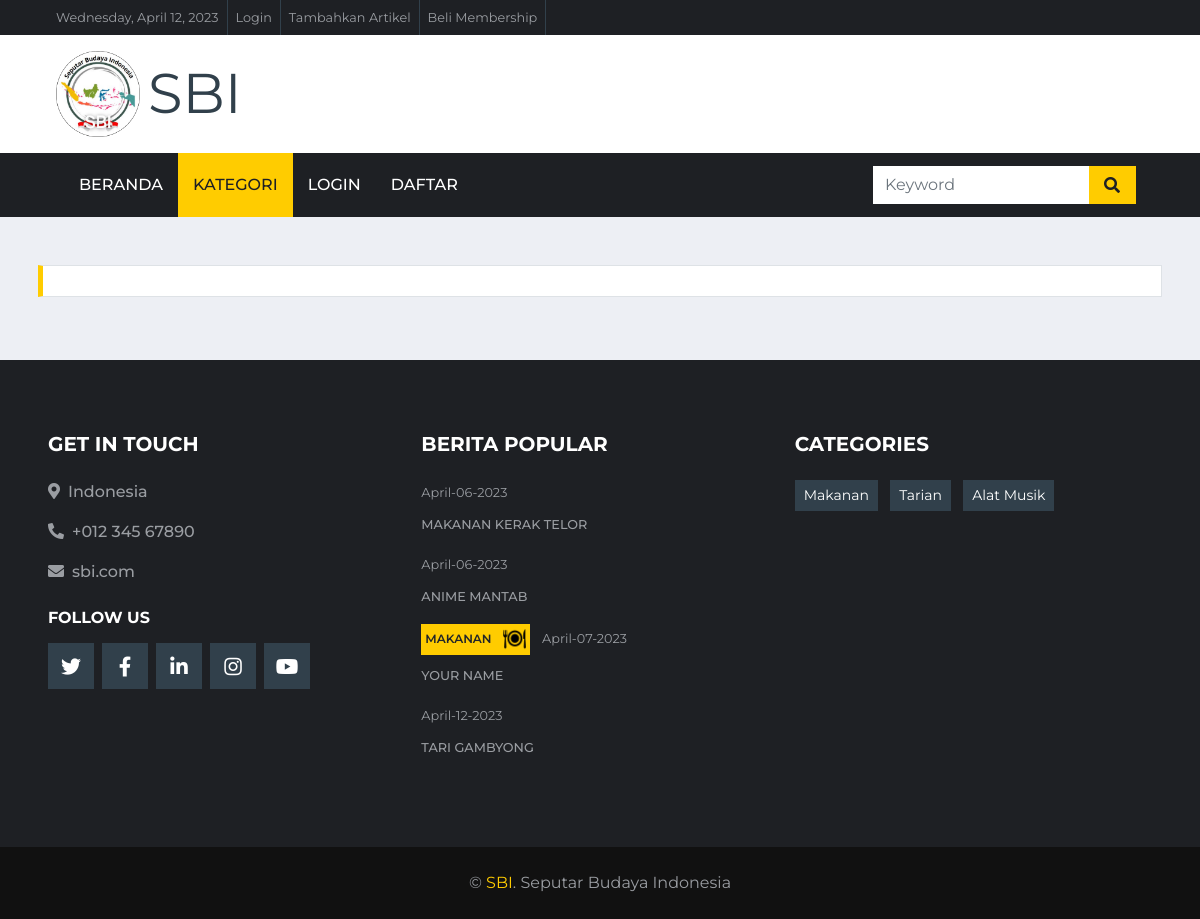
Before: /index.php/kategori/alat_musik with the older database file.
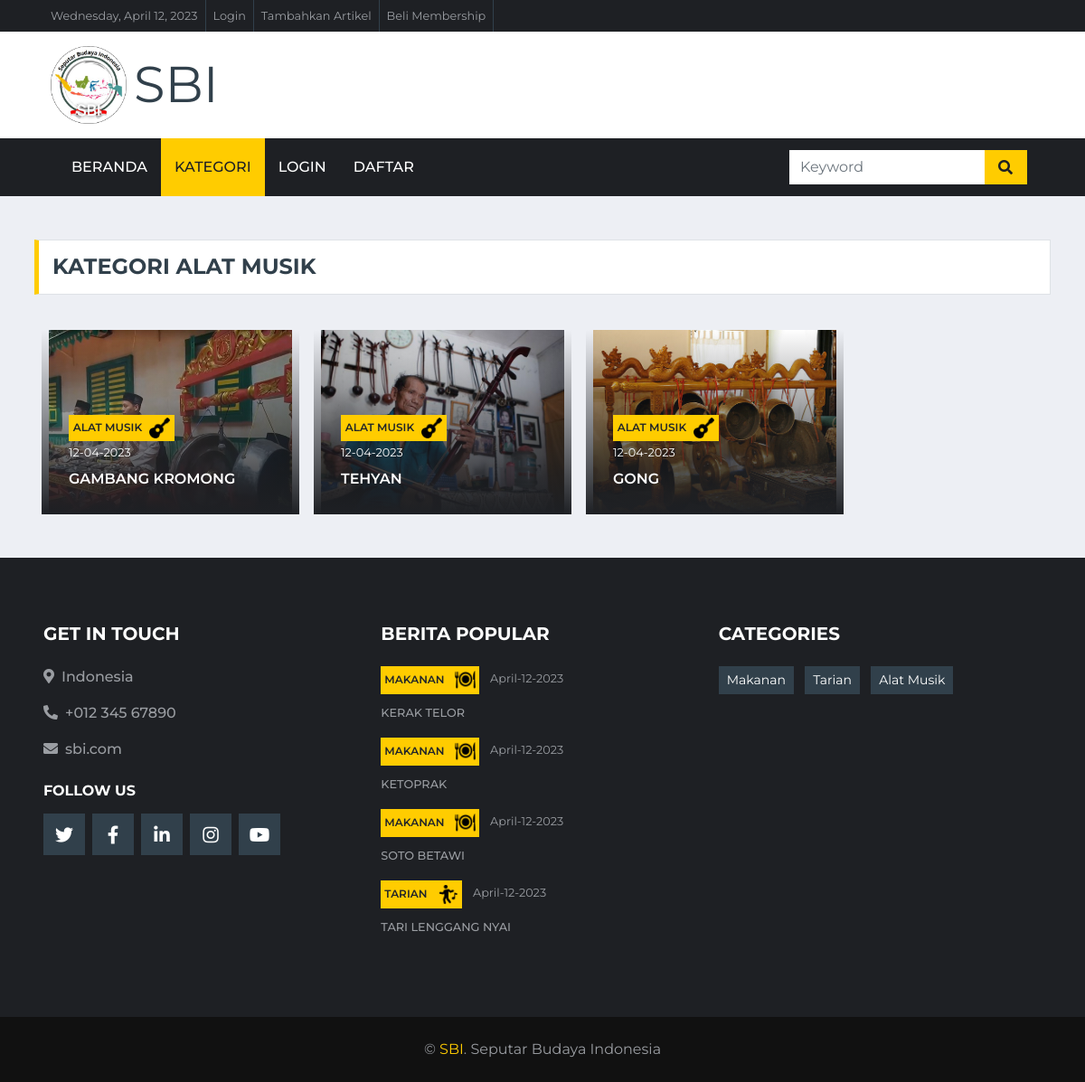
After: the same page with the newer database file.
### tables this page shows
CREATE TABLE `upload_content` (
  `id_konten` int(11) NOT NULL,
  `id_user` int(11) NOT NULL,
  `judul_konten` varchar(255) NOT NULL,
  `daerah` varchar(50) NOT NULL,
  `kategori` varchar(50) NOT NULL,
  `kategori2` varchar(50) NOT NULL,
  `isi_konten` text NOT NULL,
  `gambar` text NOT NULL,
  `tgl_konten` datetime NOT NULL DEFAULT current_timestamp()
);

### application/controllers/Kategori.php (called while the page is built, shortened)
<?php
class Kategori extends CI_Controller {
	public function alat_musik() {
		$keyword = $this->input->post('keyword');
		$berita_terbaru['berita_terbaru'] = $this->model_home->data_berita_terbaru()->result();
		$this->load->view('templates/header');
		$this->load->view('templates/navbar');
		if ($keyword == null) {
			$data['makanan'] = $this->model_kategori->data_alat_musik()->result();
			$this->load->view('kategori/index', $data);
		}
			$this->load->view('templates/footer_content',$berita_terbaru);
	}
}

### index.php (called while the page is built, shortened)
<?php
require_once BASEPATH.'core/CodeIgniter.php';

### application/models/model_home.php (called while the page is built, shortened)
<?php
class Model_home extends CI_Model
{
    public function data_berita_terbaru()
    {
        $this->db->order_by("tgl_konten", "asc");
        $result = $this->db->get('upload_content',4,0);
        return $result;
    }
}

### application/models/model_kategori.php (called while the page is built, shortened)
<?php
class Model_kategori extends CI_Model
{
    public function data_alat_musik()
    {
        $this->db->select('*');
        $this->db->from('upload_content');
        $this->db->where('kategori','alat musik');
        return $this->db->get();
    }
}

### application/views/kategori/index.php (the view, shortened to what this page needs)
<div class="container-fluid pt-5 mb-3">
    <div class="container">
        <div class="section-title">
            <?php foreach ($makanan as $ftr) : ?>
                <h4 class="m-0 text-uppercase font-weight-bold">Kategori <?= $ftr->kategori; ?></h4>
                <?php break; ?>
            <?php endforeach; ?>
        </div>
        <div class="ss">
            <div class="row gx-1">
                <?php foreach ($makanan as $ftr) : ?>
                    <div class="col-lg-3 col-md-5 ml-3 mt-4">
                        <div class="card-img">
                        </div>
                        <div class="overlay">
                            <div class="mb-2">
                                <?php if ($ftr->kategori == "alat musik") { ?>
                                    <a class="badge badge-primary text-uppercase font-weight-semi-bold mr-1 d-flex align-items-center" href=""><?= $ftr->kategori ?> <img src="<?= base_url() ?>assets/img/alat_musik.png" style="height: 23px;" class="ml-2" alt=""></a>
                                <?php }; ?>
                                <?php $originalDate = $ftr->tgl_konten;
                                   $newDate = date("d-m-Y", strtotime($originalDate)); ?>
                                <a class="text-white" href=""><small><?= $newDate ?></small></a>
                            </div>
                            <a class="h6 m-0 text-white text-uppercase font-weight-semi-bold" href="<?= base_url('detail/detail_konten/' . $ftr->id_konten); ?>"><?= $ftr->judul_konten ?></a>
                        </div>
                    </div>
                <?php endforeach; ?>
            </div>
        </div>
    </div>
</div>

### application/views/templates/header.php (shortened to what this page needs)
<!DOCTYPE html>
<html lang="en">
<head>
    <link href="https://cdnjs.cloudflare.com/ajax/libs/font-awesome/5.15.0/css/all.min.css" rel="stylesheet">
    <link href="<?= base_url()?>assets/lib/owlcarousel/assets/owl.carousel.min.css" rel="stylesheet">
    <link href="<?= base_url()?>assets/css/style.css" rel="stylesheet">
</head>

### application/views/templates/navbar.php (shortened to what this page needs)
<div class="container-fluid d-none d-lg-block">
     <div class="row align-items-center bg-dark px-lg-5">
         <div class="col-lg-9">
             <nav class="navbar navbar-expand-sm bg-dark p-0">
                 <ul class="navbar-nav ml-n2">
                     <li class="nav-item border-right border-secondary">
                         <a class="nav-link text-body small" href="#"><?php echo date("l") . ', '.date('F j'). ', '.date('Y');?></a>
                     </li>
                     <li class="nav-item border-right border-secondary">
                         <a class="nav-link text-body small" href="<?=base_url('auth/login')?>">Login</a>
                     </li>
                     <li class="nav-item border-right border-secondary">
                         <a class="nav-link text-body small" href="<?=base_url('welcome')?>">Tambahkan Artikel</a>
                     </li>
                     <li class="nav-item border-right border-secondary">
                         <a class="nav-link text-body small" href="<?=base_url('membership')?>">Beli Membership</a>
                     </li>
                 </ul>
             </nav>
         </div>
     </div>
     <div class="row align-items-center bg-white py-3 px-lg-5">
         <div class="col-lg-4">
             <a href="<?=base_url('home')?>" class="navbar-brand p-0 d-none d-flex align-items-center">
             <img src="<?= base_url() . '/assets/img/logo_sbi.png' ?>" class="img-fluid w-25">
             <h1 class="ml-2 m-0 display-4 text-uppercase text-primary"><span class="text-secondary font-weight-normal">Sbi</span></h1>
             </a>
         </div>
         <div class="col-lg-8 text-center text-lg-right">
         </div>
     </div>
 </div>
 <div class="container-fluid p-0">
     <nav class="navbar navbar-expand-lg bg-dark navbar-dark py-2 py-lg-0 px-lg-5">
         <div class="collapse navbar-collapse justify-content-between px-0 px-lg-3" id="navbarCollapse">
             <div class="navbar-nav mr-auto py-0">
                 <a aria-current="page" href="<?= base_url('home') ?>" <?= $this->uri->segment(1) == 'home' || $this->uri->segment(1) == '' ? 'class="active nav-link"' : 'class="nav-link"' ?>>Beranda</a>
                 <a aria-current="page" href="<?= base_url('kategori') ?>" <?= $this->uri->segment(1) == 'kategori' || $this->uri->segment(1) == 'kategori' ? 'class="active nav-link"' : 'class="nav-link"' ?>>Kategori</a>
                 <?php if ($this->session->userdata('username')) { ?>
                                 <li>
                                     <a href="<?=base_url('auth/logout')?>" class="nav-item nav-link">Log out</a>
                                 </li>
                                 <?php } else { ?>
                                 <li>
                                 <a href="<?=base_url('auth/login')?>" class="nav-item nav-link">Login</a>
                                     </li>
                             <?php }; ?>
                 <a href="single.html" class="nav-item nav-link">DAFTAR</a>
             </div>
             <?php if ($this->uri->segment(2) == 'alat_musik') {?>
             <?php echo form_open('kategori/alat_musik'); ?>
             <div class="input-group ml-auto d-none d-lg-flex" style="width: 100%; max-width: 300px;">
                 <input type="text" class="form-control border-0" placeholder="Keyword" name="keyword">
                 <div class="input-group-append">
                 <button class="input-group-text bg-primary text-dark border-0 px-3" type="submit" name="submit"><i class="fa fa-search"></i></button>
                 </div>
             </div>
             <?php echo form_close(); ?>
             <?php } ; ?>
         </div>
     </nav>
 </div>

### application/views/templates/footer_content.php (shortened to what this page needs)
<div class="container-fluid bg-dark pt-5 px-sm-3 px-md-5 mt-5">
    <div class="row py-4">
        <div class="col-lg-4 col-md-6 mb-5">
            <h5 class="mb-4 text-white text-uppercase font-weight-bold">Get In Touch</h5>
            <p class="font-weight-medium"><i class="fa fa-map-marker-alt mr-2"></i>Indonesia</p>
            <p class="font-weight-medium"><i class="fa fa-phone-alt mr-2"></i>+012 345 67890</p>
            <p class="font-weight-medium"><i class="fa fa-envelope mr-2"></i>sbi.com</p>
            <h6 class="mt-4 mb-3 text-white text-uppercase font-weight-bold">Follow Us</h6>
            <div class="d-flex justify-content-start">
                <a class="btn btn-lg btn-secondary btn-lg-square mr-2" href="#"><i class="fab fa-twitter"></i></a>
                <a class="btn btn-lg btn-secondary btn-lg-square mr-2" href="#"><i class="fab fa-facebook-f"></i></a>
                <a class="btn btn-lg btn-secondary btn-lg-square mr-2" href="#"><i class="fab fa-linkedin-in"></i></a>
                <a class="btn btn-lg btn-secondary btn-lg-square mr-2" href="#"><i class="fab fa-instagram"></i></a>
                <a class="btn btn-lg btn-secondary btn-lg-square" href="#"><i class="fab fa-youtube"></i></a>
            </div>
        </div>
        <div class="col-lg-4 col-md-6 mb-5">
            <h5 class="mb-4 text-white text-uppercase font-weight-bold">Berita Popular</h5>
            <?php foreach ($berita_terbaru as $brt) :?>
            <div class="mb-3">
                <div class="mb-2">
                <?php if ($brt->kategori == "tarian") { ?>
                    <a class="badge badge-primary text-uppercase font-weight-semi-bold p-1 mr-2" href="<?=base_url('kategori/tarian')?>"><?= $brt->kategori ?> <img src="<?= base_url() ?>assets/img/dance_icon.png" style="height: 23px;" class="ml-2" alt=""></a>
                    <?php }; ?>
                <?php if ($brt->kategori == "makanan") { ?>
                    <a class="badge badge-primary text-uppercase font-weight-semi-bold p-1 mr-2" href="<?=base_url('kategori/makanan')?>"><?= $brt->kategori ?> <img src="<?= base_url() ?>assets/img/food-icon.png" style="height: 23px;" class="ml-2" alt=""></a>
                    <?php }; ?>
                    <?php $originalDate = $brt->tgl_konten; $newDate = date("F-d-Y", strtotime($originalDate));?><a class="text-body" href=""><small><?= $newDate ?></small></a>
                </div>
                <a class="small text-body text-uppercase font-weight-medium" href=""><?=$brt->judul_konten;?></a>
            </div>
            <?php endforeach ; ?>
        </div>
        <div class="col-lg-4 col-md-6 mb-5">
            <h5 class="mb-4 text-white text-uppercase font-weight-bold">Categories</h5>
            <div class="m-n1">
            <a href="<?=base_url('kategori/makanan')?>" class="btn btn-sm btn-secondary m-1">Makanan</a>
                <a href="<?=base_url('kategori/tarian')?>" class="btn btn-sm btn-secondary m-1">Tarian</a>
                <a href="<?=base_url('kategori/alat_musik')?>" class="btn btn-sm btn-secondary m-1">Alat Musik</a>
            </div>
        </div>
    </div>
</div>
<div class="container-fluid py-4 px-sm-3 px-md-5" style="background: #111111;">
    <p class="m-0 text-center">&copy; <a href="#">SBI</a>. Seputar Budaya Indonesia
</div>

Changed rows visible on the page:
removed upload_content: kategori "MAKANAN", tgl_konten "April-07-2023", judul_konten "YOUR NAME", shown under "BERITA POPULAR"
added upload_content: kategori "ALAT MUSIK", tgl_konten "12-04-2023", judul_konten "GAMBANG KROMONG"
added upload_content: kategori "ALAT MUSIK", tgl_konten "12-04-2023", judul_konten "TEHYAN"
added upload_content: kategori "ALAT MUSIK", tgl_konten "12-04-2023", judul_konten "GONG"
changed upload_content: kategori (not shown) → "MAKANAN"; kategori: picture added; judul_konten "TARI GAMBYONG" → "KERAK TELOR"; moves up the list
changed upload_content: kategori (not shown) → "MAKANAN"; kategori: picture added; tgl_konten "April-06-2023" → "April-12-2023"; judul_konten "MAKANAN KERAK TELOR" → "KETOPRAK"
added upload_content: kategori "MAKANAN", tgl_konten "April-12-2023", judul_konten "SOTO BETAWI", shown under "BERITA POPULAR"
changed upload_content: kategori (not shown) → "TARIAN"; kategori: picture added; tgl_konten "April-06-2023" → "April-12-2023"; judul_konten "ANIME MANTAB" → "TARI LENGGANG NYAI"
